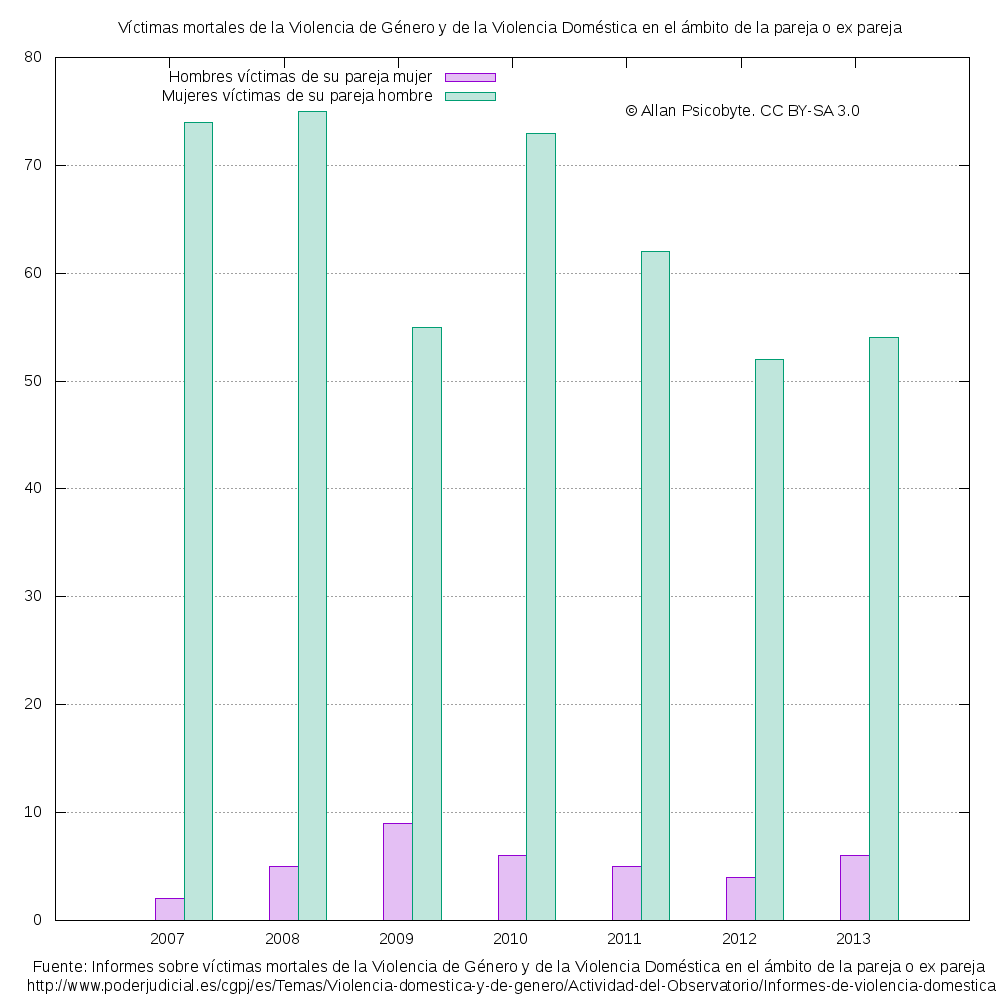

This chart was generated by the following gnuplot code:
#!/usr/bin/gnuplot

#       Copyright 2013 Allan Psicobyte ([email redacted])
#
#       This program is free software: you can redistribute it and/or modify
#       it under the terms of the GNU General Public License as published by
#       the Free Software Foundation, either version 3 of the License, or
#       (at your option) any later version.
#
#       This program is distributed in the hope that it will be useful,
#       but WITHOUT ANY WARRANTY; without even the implied warranty of
#       MERCHANTABILITY or FITNESS FOR A PARTICULAR PURPOSE.  See the
#       GNU General Public License for more details.
#
#       You should have received a copy of the GNU General Public License
#       along with this program.  If not, see <http://www.gnu.org/licenses/>.

reset

set term png size 1000,1000
set output "victimas_violencia_pareja.png"
set datafile separator ','

set title "Víctimas mortales de la Violencia de Género y de la Violencia Doméstica en el ámbito de la pareja o ex pareja"

set key autotitle columnheader left

set style data histogram
set style histogram clustered
set style fill transparent solid 0.25

set grid y

set label "© Allan Psicobyte. CC BY-SA 3.0\nhttp://www.psicobyte.com/articulo/hombres\\_y\\_victimas" at 3,75

set xlabel "Fuente: Informes sobre víctimas mortales de la Violencia de Género y de la Violencia Doméstica en el ámbito de la pareja o ex pareja \n http://www.poderjudicial.es/cgpj/es/Temas/Violencia-domestica-y-de-genero/Actividad-del-Observatorio/Informes-de-violencia-domestica"

plot for [COL=2:3] 'victimas_violencia_pareja.csv' using COL:xticlabels(1) title columnheader

